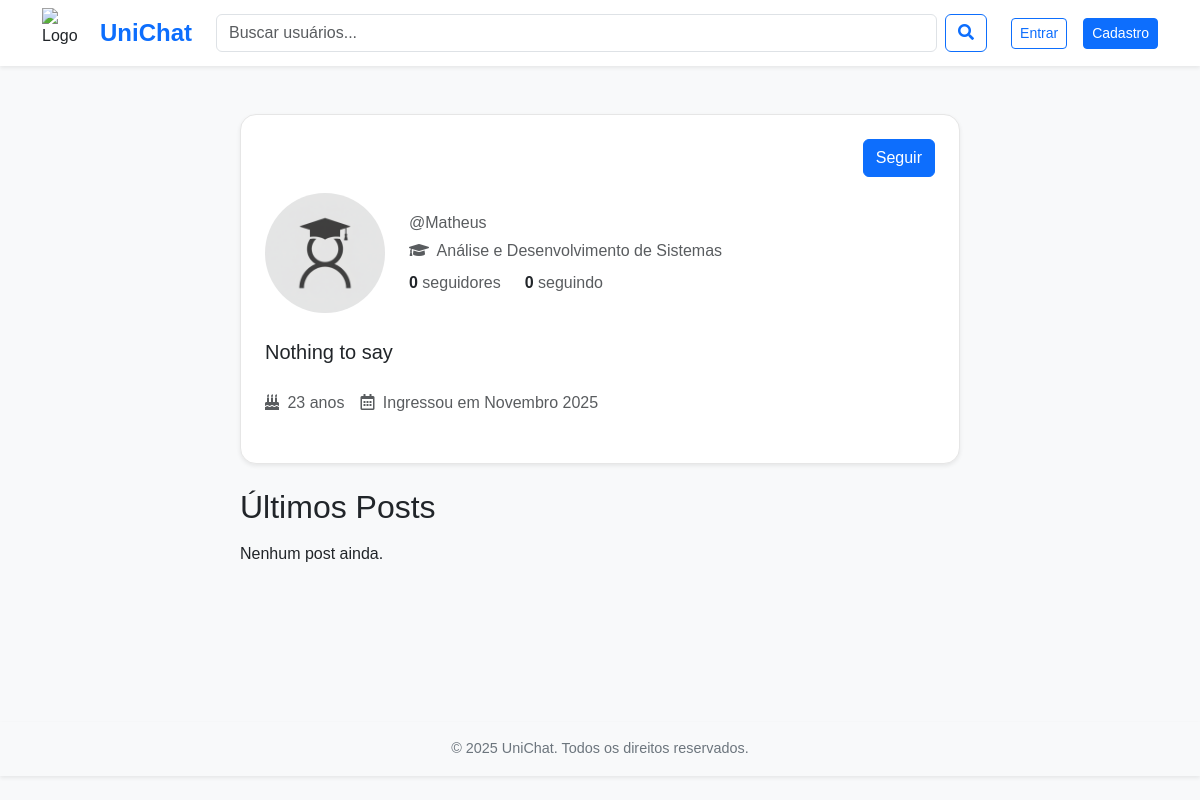
Page /profile/Matheus/ on the committed database.
### users/models.py (models this page shows, shortened)
class Course(models.Model):
    name = models.CharField(max_length=100)

class Profile(models.Model):
    user = models.OneToOneField('auth.User', on_delete=models.CASCADE)
    bio = models.TextField(blank=True)
    avatar = models.ImageField(upload_to='avatars/', blank=True, null=True)
    date_of_birth = models.DateField(null=True, blank=True)
    location = models.CharField(max_length=100, blank=True)
    website = models.URLField(max_length=200, blank=True)
    course = models.ManyToManyField(Course, related_name='students', blank=True)
    following = models.ManyToManyField(User, related_name='followers', symmetrical=False, blank=True)
    is_teacher = models.BooleanField(default=False)

### users/views.py (the view)
# urls.py: path('profile/<str:username>/', views.profile_view, name='profile'),
def profile_view(request, username=None):
    if username is None:
        return redirect('profile', username=request.user.username)
    target_user = get_object_or_404(User, username=username)
    try:
        target_profile = target_user.profile
    except Profile.DoesNotExist:
        target_profile = Profile.objects.create(user=target_user)
    is_following = False
    if request.user.is_authenticated:
        if request.user != target_user:
            is_following = request.user.profile.following.filter(id=target_user.id).exists()
    followers_count = target_user.followers.count()
    following_count = target_profile.following.count()
    age = None
    if target_profile.date_of_birth:
        today = date.today()
        birth_date = target_profile.date_of_birth
        age = today.year - birth_date.year - ((today.month, today.day) < (birth_date.month, birth_date.day))
    posts = Post.objects.filter(
        author=target_user
    ).select_related(
        'author__profile'
    ).prefetch_related(
        'comments__author__profile',
        'comments__replies__author__profile'
    ).order_by('-created_at')
    context = {
        'target_user': target_user,
        'target_profile': target_profile,
        'is_following': is_following,
        'age': age,
        'followers_count': followers_count,
        'following_count': following_count,
        'posts': posts,
    }
    return render(request, 'users/profile.html', context)

### users/templates/users/profile.html (shortened to what this page needs)
{% extends "base.html" %}
{% load static %}
{% block extra_head %}
    <link rel="stylesheet" href="{% static 'users/css/profile.css' %}">
    <link rel="stylesheet" href="https://cdnjs.cloudflare.com/ajax/libs/font-awesome/5.15.4/css/all.min.css">
{% endblock %}
{% block content %}
<div class="container mt-4">
    <div class="row">
        <div class="col-md-8 offset-md-2">
            <div class="card shadow-sm p-4 mb-4">
                <div class="d-flex justify-content-end mb-3">
                    {% if request.user == target_user %}
                        <a href="{% url 'profile_update' %}" class="btn btn-primary">
                            <i class="fas fa-pencil-alt"></i> Editar perfil
                        </a>
                    {% else %}
                        <a href="{% url 'follow_user' username=target_user.username %}" class="btn btn-primary">
                            {% if is_following %}
                                Deixar de Seguir
                            {% else %}
                                Seguir
                            {% endif %}
                        </a>
                    {% endif %}
                </div>
                <div class="d-flex align-items-center mb-4">
                    <div class="me-4">
                        {% if target_profile.avatar %}
                            <img src="{{ target_profile.avatar.url }}" alt="Profile Avatar" class="rounded-circle" style="width: 120px; height: 120px; object-fit: cover;">
                        {% else %}
                            <img src="{% static 'img/default_profile.png' %}" alt="Default Profile" class="rounded-circle" style="width: 120px; height: 120px; object-fit: cover;">
                        {% endif %}
                    </div>
                    <div>
                        <p class="text-muted mb-1">@{{ target_user.username }}</p>
                        <div class="d-flex flex-column">
                            {% if target_profile and target_profile.course.exists %}
                                <p class="text-muted mb-0"><i class="fas fa-graduation-cap me-1"></i>
                                    {% for course in target_profile.course.all %}
                                        {{ course.name }}{% if not forloop.last %}, {% endif %}
                                    {% endfor %}
                                </p>
                            {% endif %}
                            <div class="d-flex mt-2">
                                <a href="#" class="me-4 text-decoration-none text-dark" data-bs-toggle="modal" data-bs-target="#followModal" data-list-type="followers">
                                    <span class="fw-bold">{{ followers_count }}</span>
                                    <span class="text-muted">seguidores</span>
                                </a>
                                <a href="#" class="text-decoration-none text-dark" data-bs-toggle="modal" data-bs-target="#followModal" data-list-type="following">
                                    <span class="fw-bold">{{ following_count }}</span>
                                    <span class="text-muted">seguindo</span>
                                </a>
                            </div>
                        </div>
                    </div>
                </div>
                <p class="lead mb-4">{{ target_profile.bio|default:"Nenhuma bio adicionada ainda." }}</p>
                <ul class="list-unstyled d-flex flex-wrap text-muted">
                    {% if age is not None %}
                    <li class="me-3 mb-2">
                        <i class="fas fa-birthday-cake me-1"></i> {{ age }} anos
                    </li>
                    {% endif %}
                    <li class="me-3 mb-2">
                        <i class="far fa-calendar-alt me-1"></i> Ingressou em {{ target_user.date_joined|date:"F Y" }}
                    </li>
                </ul>
            </div>
            <div class="posts-section mt-4">
                <h2 class="mb-3">Últimos Posts</h2>
                {% for post in posts %}
                    {% include "posts/post_card.html" %}
                {% empty %}
                    <p>Nenhum post ainda.</p>
                {% endfor %}
            </div>
            </div>
    </div>
</div>
{% endblock %}

### core/static/chat.css (style rules this page uses)
:root { --cor-primaria: #0a4ebd; --cor-primaria-hover: #083d9b; --cor-fundo: #f0f2f5; --cor-fundo-form: #ffffff; --cor-fundo-ponto: rgba(0, 0, 0, 0.08); }

### core/static/base.css (style rules this page uses)
body { background-color: #f8f9fa; font-family: 'Arial', sans-serif; color: #212529; }
.btn-primary { background-color: #0d6efd; border-color: #0d6efd; transition: background-color 0.3s ease; }
.card { border-radius: 16px; background: #ffffff; border: 1px solid #e6e6e6; padding: 1.5rem; }

### rows in the picture
Course: name "Análise e Desenvolvimento de Sistemas"
Profile: bio "Nothing to say"

### other values in the picture
{{ target_user.username }} "Matheus"
{{ followers_count }} "0"
{{ following_count }} "0"
{{ age }} "23"
{{ target_user.date_joined|date:"F Y" }} "Novembro 2025"
